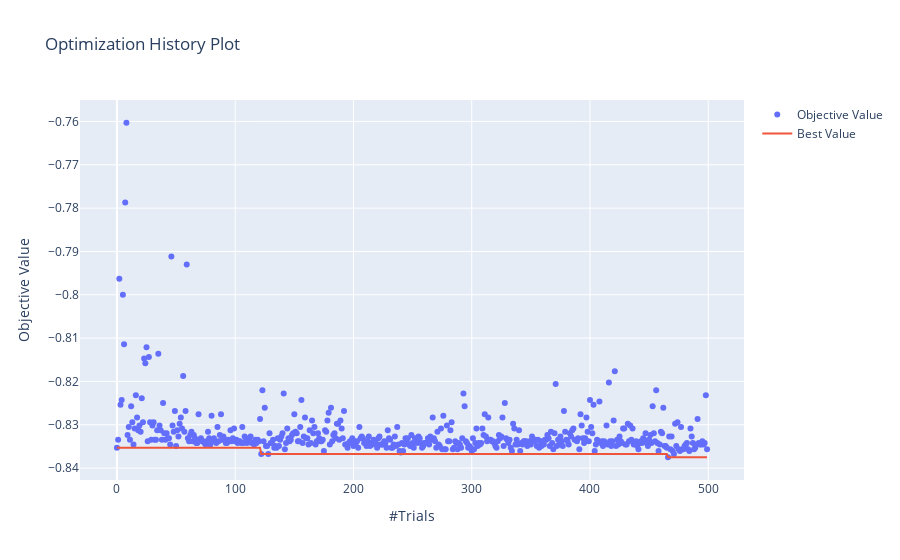

Notebook code for this chart:
### Code cell
# plotting our search history
optuna.visualization.plot_optimization_history(study)

### Figure 1 — Plotly figure (JSON) as saved in the notebook; plotly's stock layout.template omitted (floating-point values rounded to 4 significant figures; data arrays with more than 128 entries replaced by an {"elided": "..."} marker saying what was removed)
{"data": [{"mode": "markers", "name": "Objective Value", "type": "scatter", "x": {"elided": "500 int values"}, "y": {"elided": "500 float values"}}, {"name": "Best Value", "type": "scatter", "x": {"elided": "500 int values"}, "y": {"elided": "500 float values"}}], "layout": {"title": {"text": "Optimization History Plot"}, "xaxis": {"title": {"text": "#Trials"}}, "yaxis": {"title": {"text": "Objective Value"}}}}
